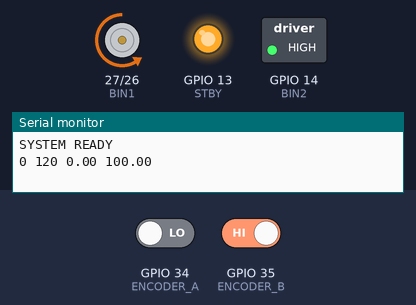
Bench run of a sketch on a simulated ESP32. Parts: direction and speed pins drawn as motors (green arrow = direction pin HIGH = forward, orange = LOW = backward, longer = more drive, stopped while the standby pin is LOW), switched loads named in the sketch (green lamp = pin HIGH), output pins drawn as LEDs (lit = HIGH), the last lines printed to the serial monitor. The test bench sets the inputs (shaded band); at power-on: GPIO 34 (ENCODER_A) LOW, GPIO 35 (ENCODER_B) HIGH.

Above: at 0.2 s.
At 1.1 s:
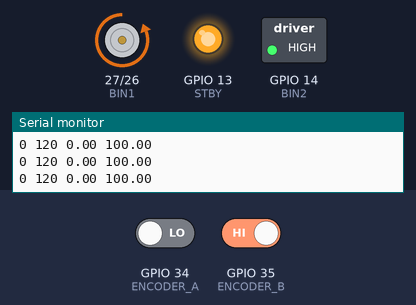
Timing chart, 0 to 2.6 s (numbered marks = the images above):
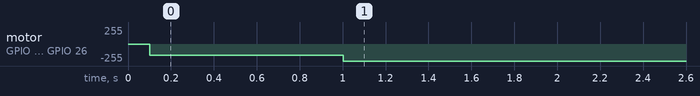

Measured:
- by itself, motor on GPIO 27 (BIN1) / GPIO 26 (PWMB): stopped → backward 172/255 at 0.10 s, → backward 255/255 0.90 s later

The sketch:

P_PID_Un_Motor_Derecho_PLOTER.ino
```cpp
//
//==================================================
// MOTOR DERECHO
//==================================================
//

#define PWMB 26
#define BIN1 27
#define BIN2 14
#define STBY 13

//
//==================================================
// ENCODER
//==================================================
//

#define ENCODER_A 34
#define ENCODER_B 35

//
//==================================================
// PWM CONFIG
//==================================================
//

#define PWM_CHANNEL 0
#define PWM_FREQ 5000
#define PWM_RESOLUTION 8

//
//==================================================
// CONSTANTES
//==================================================
//

const float PPR = 4230.0;
const float SAMPLE_TIME = 0.1;

//
//==================================================
// ENCODER
//==================================================
//

volatile long encoderPos = 0;

//
//==================================================
// RPM
//==================================================
//

float rpm_raw = 0;
float rpm_ema = 0;

float alpha = 0.197;

//
//==================================================
// PID
//==================================================
//

float setpoint = 100.0;

float kp = 2.52522;
float ki = 2.0829;
float kd = 1.415;

float error = 0;
float prev_error = 0;
float integral = 0;

//
//==================================================
// PWM
//==================================================
//

int pwm_output = 0;

//
//==================================================
// TIEMPO
//==================================================
//

unsigned long tiempo_inicio = 0;

//
//==================================================
// SETUP
//==================================================
//

void setup() {

  Serial.begin(115200);

  setupMotor();

  setupEncoder();

  tiempo_inicio = millis();

  Serial.println("SYSTEM READY");
}

//
//==================================================
// LOOP
//==================================================
//

void loop() {

  static unsigned long lastTime = 0;

  if (millis() - lastTime >= 100) {

    updateRPM();

    applyEMAFilter();

    if (millis() - tiempo_inicio < 1000) {

      applyStartupPWM();

    } else {

      updatePID();

      applyPWM();
    }

    printData();

    lastTime = millis();
  }
}

//
//==================================================
// SETUP MOTOR
//==================================================
//

void setupMotor() {

  pinMode(BIN1, OUTPUT);
  pinMode(BIN2, OUTPUT);

  pinMode(STBY, OUTPUT);

  digitalWrite(STBY, HIGH);

  //--------------------------------
  // DIRECCION
  //--------------------------------

  digitalWrite(BIN1, LOW);
  digitalWrite(BIN2, HIGH);

  //--------------------------------
  // PWM
  //--------------------------------

  ledcSetup(
      PWM_CHANNEL,
      PWM_FREQ,
      PWM_RESOLUTION);

  ledcAttachPin(
      PWMB,
      PWM_CHANNEL);
}

//
//==================================================
// SETUP ENCODER
//==================================================
//

void setupEncoder() {

  pinMode(ENCODER_A, INPUT);
  pinMode(ENCODER_B, INPUT);

  attachInterrupt(
      digitalPinToInterrupt(ENCODER_A),
      handleEncoderA,
      CHANGE);

  attachInterrupt(
      digitalPinToInterrupt(ENCODER_B),
      handleEncoderB,
      CHANGE);
}

//
//==================================================
// UPDATE RPM
//==================================================
//

void updateRPM() {

  static long lastPos = 0;

  long pos;

  noInterrupts();
  pos = encoderPos;
  interrupts();

  long delta = pos - lastPos;

  rpm_raw =
      (delta / PPR) *
      (60000.0 / 100.0);

  lastPos = pos;
}

//
//==================================================
// EMA FILTER
//==================================================
//

void applyEMAFilter() {

  rpm_ema =
      alpha * rpm_raw +
      (1.0 - alpha) * rpm_ema;
}

//
//==================================================
// STARTUP PWM
//==================================================
//

void applyStartupPWM() {

  int pwm_directo =
      (setpoint * 225.0) / 130.0;

  if (pwm_directo > 225)
    pwm_directo = 225;

  ledcWrite(
      PWM_CHANNEL,
      pwm_directo);

  pwm_output = pwm_directo;
}

//
//==================================================
// PID
//==================================================
//

void updatePID() {

  //--------------------------------
  // ERROR
  //--------------------------------

  error =
      setpoint - rpm_ema;

  //--------------------------------
  // INTEGRAL
  //--------------------------------

  integral +=
      error * SAMPLE_TIME;

  //--------------------------------
  // DERIVATIVE
  //--------------------------------

  float derivative =
      (error - prev_error) /
      SAMPLE_TIME;

  //--------------------------------
  // OUTPUT
  //--------------------------------

  float output =
      kp * error +
      ki * integral +
      kd * derivative;

  //--------------------------------
  // PWM INCREMENTAL
  //--------------------------------

  pwm_output +=
      (int)output;

  //--------------------------------
  // LIMITES
  //--------------------------------

  if (pwm_output > 255)
    pwm_output = 255;

  if (pwm_output < 0)
    pwm_output = 0;

  //--------------------------------
  // SAVE
  //--------------------------------

  prev_error = error;
}

//
//==================================================
// APPLY PWM
//==================================================
//

void applyPWM() {

  ledcWrite(
      PWM_CHANNEL,
      pwm_output);
}

//
//==================================================
// SERIAL
//==================================================
//

void printData() {
  Serial.print(0);
  Serial.print(" ");

  Serial.print(120);
  Serial.print(" ");

  Serial.print(rpm_ema);
  Serial.print(" ");
  Serial.println(setpoint);
}

//
//==================================================
// ENCODER ISR
//==================================================
//

void handleEncoderA() {

  bool A = digitalRead(ENCODER_A);
  bool B = digitalRead(ENCODER_B);

  if (A == B)
    encoderPos++;
  else
    encoderPos--;
}

void handleEncoderB() {

  bool A = digitalRead(ENCODER_A);
  bool B = digitalRead(ENCODER_B);

  if (A != B)
    encoderPos++;
  else
    encoderPos--;
}
```
